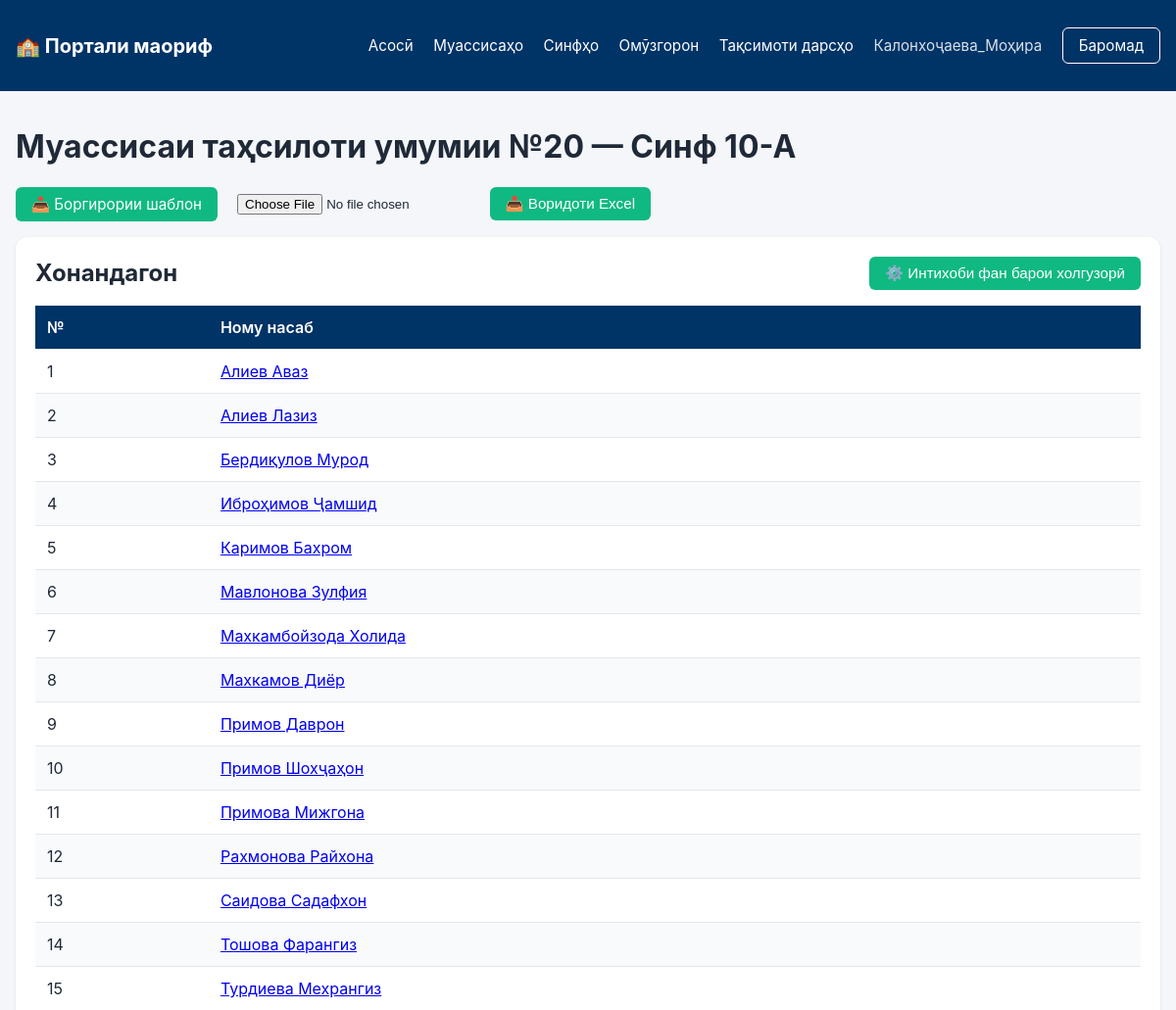
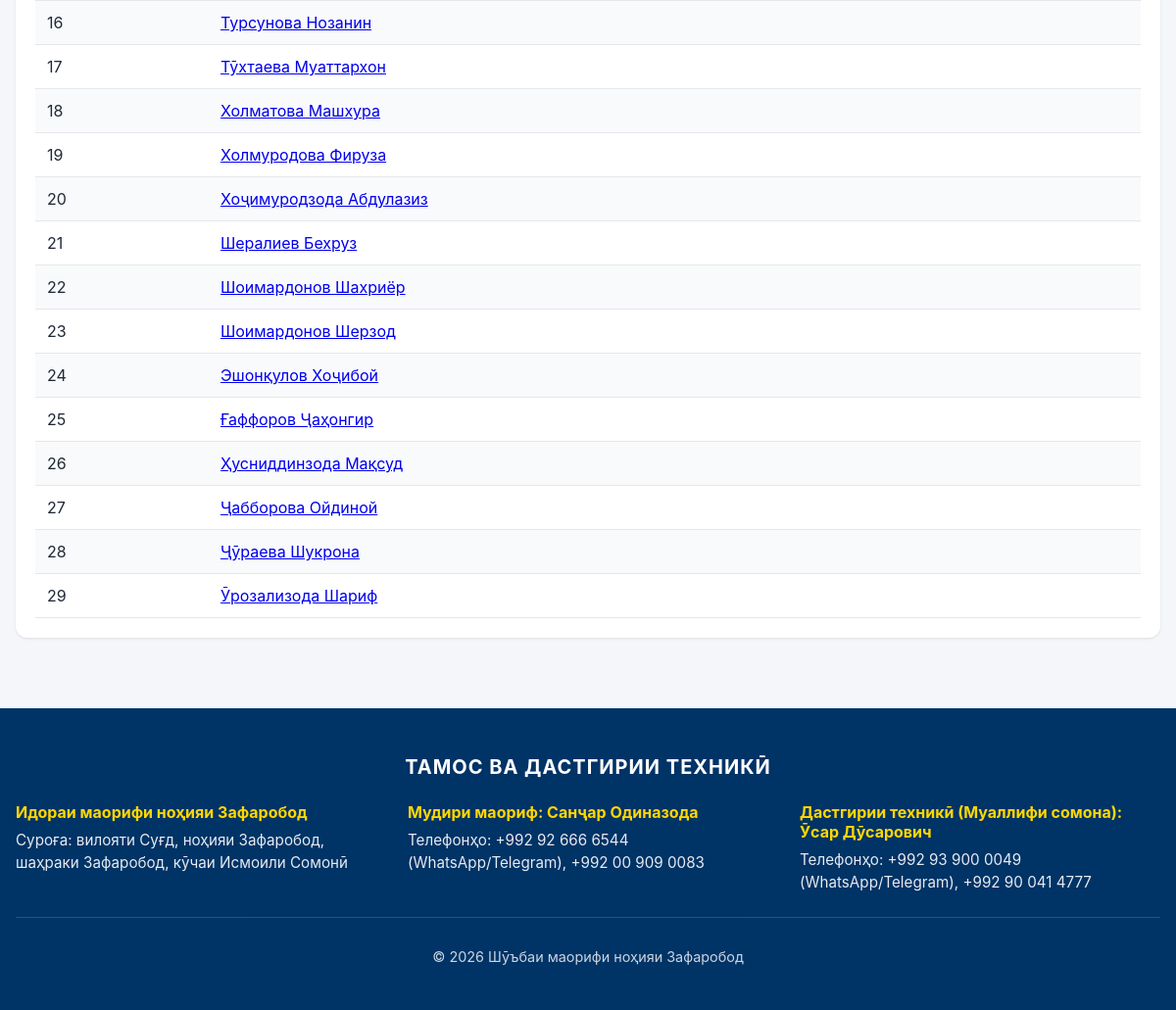
Page /school/24/class/10-А/ (signed in) on the committed database (2 pictures, top to bottom).
### portal/models.py (models this page shows, shortened)
class School(models.Model):
    name = models.CharField('Номи муассиса', max_length=255, unique=True)
    director = models.CharField('Директор', max_length=255, blank=True)
    phone = models.CharField('Рақами телефон', max_length=50, blank=True)
    type = models.CharField('Намуд', max_length=50, choices=SCHOOL_TYPE_CHOICES, default='Мактаб')
    language = models.CharField('Забон', max_length=50, choices=LANGUAGE_CHOICES, default='Тоҷикӣ')
    class Meta:
        verbose_name = 'Муассисаи таълимӣ'
        verbose_name_plural = 'Муассисаҳои таълимӣ'
        ordering = ['name']

class Student(models.Model):
    id = models.CharField('Рамзи ID', max_length=255, primary_key=True)
    full_name = models.CharField('Ному насаб', max_length=255)
    class_name = models.CharField('Синф', max_length=20)
    school = models.ForeignKey(School, on_delete=models.CASCADE, verbose_name='Муассиса')
    class Meta:
        verbose_name = 'Хонанда'
        verbose_name_plural = 'Хонандагон'
        ordering = ['school', 'class_name', 'full_name']

### portal/views.py (the view)
# urls.py: path('school/<int:school_id>/class/<str:class_name>/', views.class_detail, name='class_detail'),
@login_required
def class_detail(request, school_id, class_name):
    school = get_object_or_404(School, id=school_id)
    if not has_school_access(request.user, school):
        return redirect('dashboard')
    class_name = normalize_class_name(class_name)
    ensure_class_subjects(school, class_name)
    students = Student.objects.filter(school=school, class_name=class_name).order_by('full_name')
    subjects = ClassSubject.objects.filter(school=school, class_name=class_name, is_active=True).order_by('subject')
    non_graded = is_non_graded(class_name)
    return render(request, 'portal/class_detail.html', {
        'school': school,
        'class_name': class_name,
        'students': students,
        'subjects': subjects,
        'non_graded': non_graded,
    })

### portal/models.py (called while the page is built)
def normalize_class_name(raw):
    if not raw:
        return ''
    raw = str(raw).strip().upper()
    raw = raw.replace('_', '-')
    raw = raw.replace(' ', '-')
    match = re.search(r'(\d+)\s*[-]?\s*([A-ZА-ЯЁ])', raw)
    if match:
        num = match.group(1)
        let = match.group(2)
        trans = {'A': 'А', 'B': 'Б', 'C': 'В', 'K': 'К'}
        let = trans.get(let, let)
        return f"{num}-{let}"
    return raw

def normalize_subject(raw):
    if not isinstance(raw, str):
        raw = str(raw)
    sub = ' '.join(raw.strip().upper().split())
    synonyms = {
        'ОДХ': 'ОИХ', 'OIX': 'ОИХ', 'OIH': 'ОИХ', 'ODX': 'ОИХ',
        'ОИҲ': 'ОИХ', 'ОИХ': 'ОИХ',
    }
    return synonyms.get(sub, sub)

### portal/utils.py (called while the page is built)
def class_numeric_part(class_name):
    m = re.search(r'(\d+)', str(class_name))
    return int(m.group(1)) if m else 0

def default_subjects_for_class(class_name):
    num = str(class_numeric_part(class_name))
    return TJC_SUBJECTS.get(num, TJC_SUBJECTS.get('5', []))

def is_non_graded(class_name):
    num = str(class_numeric_part(class_name))
    return num in NON_GRADED_CLASSES or num == '0'

def ensure_class_subjects(school, class_name):
    class_name = normalize_class_name(class_name)
    subjects = default_subjects_for_class(class_name)
    created = 0
    for subj in subjects:
        subj = normalize_subject(subj)
        obj, c = ClassSubject.objects.get_or_create(
            school=school,
            class_name=class_name,
            subject=subj,
            defaults={'is_default': True, 'is_active': True}
        )
        if c:
            created += 1
    return created

### portal/views.py (called while the page is built)
def get_user_school(user):
    if not user or user.is_anonymous:
        return None
    try:
        return user.userprofile.school
    except UserProfile.DoesNotExist:
        return None

def get_user_role(user):
    if not user or user.is_anonymous:
        return settings.ROLE_TEACHER
    try:
        return user.userprofile.role
    except UserProfile.DoesNotExist:
        return settings.ROLE_TEACHER

def has_school_access(user, school):
    if user.is_superuser:
        return True
    role = get_user_role(user)
    if role == settings.ROLE_DIRECTOR:
        return True
    user_school = get_user_school(user)
    return user_school == school

### portal/templates/portal/class_detail.html (shortened to what this page needs)
{% extends 'portal/base.html' %}
{% block content %}
<h1>{{ school.name }} — Синф {{ class_name }}</h1>
<div class="toolbar">
    <a href="{% url 'download_template' class_name %}" class="btn btn-secondary">📥 Боргирории шаблон</a>
    <form action="{% url 'import_excel_class' class_name %}" method="post" enctype="multipart/form-data" class="inline-form">
        <input type="file" name="excel" accept=".xlsx,.xls" required>
        <button type="submit" class="btn btn-secondary">📤 Воридоти Excel</button>
    </form>
</div>
<section class="card">
    <div class="class-header-bar">
        <h2 style="margin:0;">Хонандагон</h2>
        {% if not non_graded %}
        <div class="subject-dropdown">
            <button type="button" class="btn btn-secondary dropdown-toggle" onclick="toggleSubjects()">
                ⚙️ Интихоби фан барои холгузорӣ
            </button>
        </div>
        {% endif %}
    </div>
    <table class="data-table">
        <thead><tr><th>№</th><th>Ному насаб</th></tr></thead>
        <tbody>
            {% for s in students %}
            <tr>
                <td>{{ forloop.counter }}</td>
                <td><a href="{% url 'student_detail' s.id %}">{{ s.full_name }}</a></td>
            </tr>
            {% empty %}
            <tr><td colspan="2">Хонанда ёфт нашуд.</td></tr>
            {% endfor %}
        </tbody>
    </table>
</section>
{% endblock %}

### portal/templates/portal/base.html (shortened to what this page needs)
<!DOCTYPE html>
<html lang="uz-cyrl">
<head>
    {% load static %}
    <link rel="stylesheet" href="{% static 'portal/css/style.css' %}">
</head>
<body>
    <nav class="navbar">
        <div class="container nav-inner">
            <a href="{% url 'dashboard' %}" class="logo">🏫 Портали маориф</a>
            <div class="nav-links">
                {% if user.is_authenticated %}
                    <a href="{% url 'dashboard' %}">Асосӣ</a>
                    <a href="{% url 'school_list' %}">Муассисаҳо</a>
                    {% if user.userprofile.school %}
                        <a href="{% url 'class_list' user.userprofile.school.id %}">Синфҳо</a>
                        <a href="{% url 'teacher_list' user.userprofile.school.id %}">Омӯзгорон</a>
                        <a href="{% url 'lesson_allocation' %}">Тақсимоти дарсҳо</a>
                    {% endif %}
                    {% if not user.is_superuser %}
                        <span class="user">{{ user.username }}</span>
                    {% endif %}
                    <a href="{% url 'logout' %}" class="btn btn-outline">Баромад</a>
                {% else %}
                    <a href="{% url 'login' %}" class="btn">Вуруд</a>
                {% endif %}
            </div>
        </div>
    </nav>
    <main class="container">
        {% block content %}{% endblock %}
    </main>
    <footer class="site-footer">
        <div class="container">
            <h3>ТАМОС ВА ДАСТГИРИИ ТЕХНИКӢ</h3>
            <div class="footer-columns">
                <div class="footer-col">
                    <strong>Идораи маорифи ноҳияи Зафаробод</strong>
                    <p>Суроға: вилояти Суғд, ноҳияи Зафаробод, шаҳраки Зафаробод, кӯчаи Исмоили Сомонӣ</p>
                </div>
                <div class="footer-col">
                    <strong>Мудири маориф: Санҷар Одиназода</strong>
                    <p>Телефонҳо: +992 92 666 6544 (WhatsApp/Telegram), +992 00 909 0083</p>
                </div>
                <div class="footer-col">
                    <strong>Дастгирии техникӣ (Муаллифи сомона): Ӯсар Дӯсарович</strong>
                    <p>Телефонҳо: +992 93 900 0049 (WhatsApp/Telegram), +992 90 041 4777</p>
                </div>
            </div>
            <div class="footer-bottom">
                <p>© {% now 'Y' %} Шӯъбаи маорифи ноҳияи Зафаробод</p>
            </div>
        </div>
    </footer>
</body>
</html>

### portal/static/portal/css/style.css (style rules this page uses)
* { box-sizing: border-box; }
body { font-family: -apple-system, BlinkMacSystemFont, "Segoe UI", Roboto, "Arial", sans-serif; margin: 0; padding: 0; background: #f4f6f9; color: #1f2937; }
.container { max-width: 1200px; margin: 0 auto; padding: 1rem; }
.navbar { background: #003366; color: #fff; padding: 0.75rem 0; }
.nav-inner { display: flex; justify-content: space-between; align-items: center; }
.logo { color: #fff; font-size: 1.25rem; text-decoration: none; font-weight: bold; }
.nav-links a, .nav-links span { color: #fff; text-decoration: none; margin-left: 1rem; font-size: 0.95rem; }
.user { opacity: 0.85; }
.btn { display: inline-block; padding: 0.5rem 1rem; background: #2563eb; color: #fff; border: none; border-radius: 0.375rem; cursor: pointer; text-decoration: none; font-size: 0.95rem; transition: background 0.2s; }
.btn-outline { background: transparent; border: 1px solid #fff; }
.btn-secondary { background: #10b981; }
.card { background: #fff; border-radius: 0.75rem; box-shadow: 0 1px 3px rgba(0,0,0,0.1); padding: 1.25rem; margin-bottom: 1.5rem; }
.data-table { width: 100%; border-collapse: collapse; margin-top: 0.75rem; }
.data-table th, .data-table td { text-align: left; padding: 0.75rem; border-bottom: 1px solid #e5e7eb; }
.data-table th { background: #003366; color: #fff; font-weight: 600; }
.data-table tr:nth-child(even) { background: #f9fafb; }
.inline-form { display: inline-block; margin: 0 0.25rem; }
.toolbar { display: flex; gap: 1rem; align-items: center; margin-bottom: 1rem; flex-wrap: wrap; }

### portal/templates/portal/base.html (style rules this page uses)
.site-footer { background: #003366; color: #fff; padding: 2rem 0 1rem; margin-top: 2rem; }
.site-footer h3 { text-align: center; margin: 0 0 1.5rem; font-size: 1.25rem; letter-spacing: 1px; }
.footer-columns { display: grid; grid-template-columns: repeat(3, 1fr); gap: 2rem; }
.footer-col strong { display: block; margin-bottom: 0.5rem; font-size: 1rem; color: #ffd700; }
.footer-col p { margin: 0; line-height: 1.5; font-size: 0.95rem; opacity: 0.9; }
.footer-bottom { text-align: center; margin-top: 1.5rem; padding-top: 1rem; border-top: 1px solid rgba(255,255,255,0.2); font-size: 0.9rem; opacity: 0.8; }

### portal/templates/portal/class_detail.html (style rules this page uses)
.class-header-bar { display: flex; justify-content: space-between; align-items: center; gap: 1rem; margin-bottom: 1rem; flex-wrap: wrap; }
.subject-dropdown { position: relative; display: inline-block; }
.dropdown-toggle { white-space: nowrap; }

### rows in the picture
School: name "Муассисаи таҳсилоти умумии №20"
Student: full_name "Алиев Аваз"
Student: full_name "Алиев Лазиз"
Student: full_name "Бердиқулов Мурод"
Student: full_name "Иброҳимов Ҷамшид"
Student: full_name "Каримов Бахром"
Student: full_name "Мавлонова Зулфия"
Student: full_name "Махкамбойзода Холида"
Student: full_name "Махкамов Диёр"
Student: full_name "Примов Даврон"
Student: full_name "Примов Шохҷаҳон"
Student: full_name "Примова Мижгона"
Student: full_name "Рахмонова Райхона"
Student: full_name "Саидова Садафхон"
Student: full_name "Тошова Фарангиз"
Student: full_name "Турдиева Мехрангиз"
Student: full_name "Турсунова Нозанин"
Student: full_name "Тӯхтаева Муаттархон"
Student: full_name "Холматова Машхура"
Student: full_name "Холмуродова Фируза"
Student: full_name "Хоҷимуродзода Абдулазиз"
Student: full_name "Шералиев Бехруз"
Student: full_name "Шоимардонов Шахриёр"
Student: full_name "Шоимардонов Шерзод"
Student: full_name "Эшонқулов Хоҷибой"
Student: full_name "Ғаффоров Ҷаҳонгир"
Student: full_name "Ҳусниддинзода Мақсуд"
Student: full_name "Ҷабборова Ойдиной"
Student: full_name "Ҷӯраева Шукрона"
Student: full_name "Ӯрозализода Шариф"

### other values in the picture
{{ user.username }} "Калонхоҷаева_Моҳира"
{{ class_name }} "10-А"
